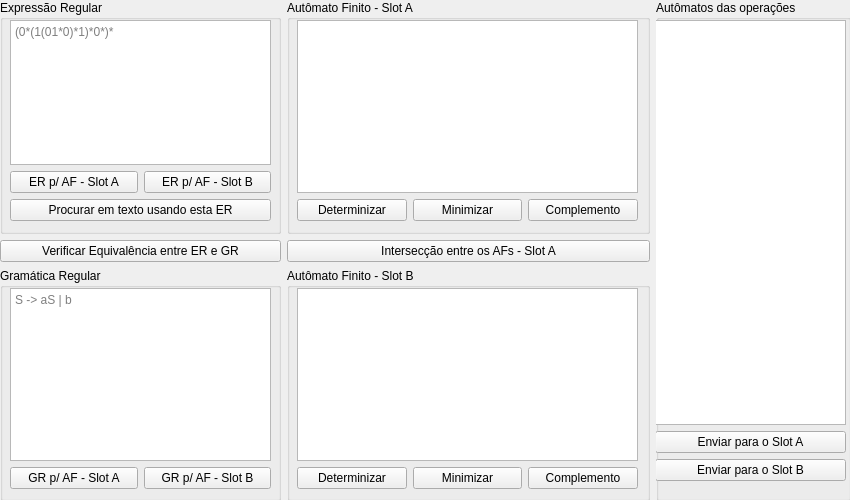
<?xml version="1.0" encoding="UTF-8"?>
<ui version="4.0">
 <class>Form</class>
 <widget class="QWidget" name="Form">
  <property name="geometry">
   <rect>
    <x>0</x>
    <y>0</y>
    <width>850</width>
    <height>500</height>
   </rect>
  </property>
  <property name="minimumSize">
   <size>
    <width>850</width>
    <height>500</height>
   </size>
  </property>
  <property name="maximumSize">
   <size>
    <width>850</width>
    <height>500</height>
   </size>
  </property>
  <property name="windowTitle">
   <string>Formal Language Simulator - Nícolas Pfeifer &amp; Evandro Sasse</string>
  </property>
  <widget class="QWidget" name="horizontalLayoutWidget">
   <property name="geometry">
    <rect>
     <x>0</x>
     <y>0</y>
     <width>851</width>
     <height>501</height>
    </rect>
   </property>
   <layout class="QHBoxLayout" name="horizontalLayout" stretch="40,12">
    <item>
     <layout class="QGridLayout" name="gridLayout" columnstretch="0,62,80">
      <item row="2" column="1">
       <widget class="QPushButton" name="er_equals_gr_btn">
        <property name="text">
         <string>Verificar Equivalência entre ER e GR</string>
        </property>
       </widget>
      </item>
      <item row="2" column="2">
       <widget class="QPushButton" name="int_fa_a_btn">
        <property name="text">
         <string>Intersecção entre os AFs - Slot A</string>
        </property>
       </widget>
      </item>
      <item row="3" column="1">
       <widget class="QGroupBox" name="groupBox_3">
        <property name="title">
         <string>Gramática Regular</string>
        </property>
        <widget class="QWidget" name="verticalLayoutWidget_2">
         <property name="geometry">
          <rect>
           <x>10</x>
           <y>20</y>
           <width>261</width>
           <height>201</height>
          </rect>
         </property>
         <layout class="QVBoxLayout" name="verticalLayout_2">
          <item>
           <widget class="QPlainTextEdit" name="gr_text">
            <property name="placeholderText">
             <string>S -&gt; aS | b </string>
            </property>
           </widget>
          </item>
          <item>
           <layout class="QGridLayout" name="gridLayout_3">
            <item row="0" column="0">
             <widget class="QPushButton" name="gr_fa_a_btn">
              <property name="text">
               <string>GR p/ AF - Slot A</string>
              </property>
             </widget>
            </item>
            <item row="0" column="1">
             <widget class="QPushButton" name="gr_fa_b_btn">
              <property name="text">
               <string>GR p/ AF - Slot B</string>
              </property>
             </widget>
            </item>
           </layout>
          </item>
         </layout>
        </widget>
       </widget>
      </item>
      <item row="1" column="2">
       <widget class="QGroupBox" name="groupBox_2">
        <property name="title">
         <string>Autômato Finito - Slot A</string>
        </property>
        <widget class="QWidget" name="verticalLayoutWidget_3">
         <property name="geometry">
          <rect>
           <x>10</x>
           <y>20</y>
           <width>341</width>
           <height>201</height>
          </rect>
         </property>
         <layout class="QVBoxLayout" name="verticalLayout_3">
          <item>
           <widget class="QTableWidget" name="fa_a_table">
            <property name="editTriggers">
             <set>QAbstractItemView::NoEditTriggers</set>
            </property>
            <property name="alternatingRowColors">
             <bool>true</bool>
            </property>
            <property name="gridStyle">
             <enum>Qt::DashLine</enum>
            </property>
           </widget>
          </item>
          <item>
           <layout class="QGridLayout" name="gridLayout_4">
            <item row="0" column="1">
             <widget class="QPushButton" name="min_fa_a_btn">
              <property name="text">
               <string>Minimizar</string>
              </property>
             </widget>
            </item>
            <item row="0" column="0">
             <widget class="QPushButton" name="det_fa_a_btn">
              <property name="text">
               <string>Determinizar</string>
              </property>
             </widget>
            </item>
            <item row="0" column="2">
             <widget class="QPushButton" name="com_fa_a_btn">
              <property name="text">
               <string>Complemento</string>
              </property>
             </widget>
            </item>
           </layout>
          </item>
         </layout>
        </widget>
       </widget>
      </item>
      <item row="3" column="2">
       <widget class="QGroupBox" name="groupBox_4">
        <property name="title">
         <string>Autômato Finito - Slot B</string>
        </property>
        <widget class="QWidget" name="verticalLayoutWidget_4">
         <property name="geometry">
          <rect>
           <x>10</x>
           <y>20</y>
           <width>341</width>
           <height>201</height>
          </rect>
         </property>
         <layout class="QVBoxLayout" name="verticalLayout_4">
          <item>
           <widget class="QTableWidget" name="fa_b_table"/>
          </item>
          <item>
           <layout class="QGridLayout" name="gridLayout_5">
            <item row="0" column="2">
             <widget class="QPushButton" name="com_fa_b_btn">
              <property name="text">
               <string>Complemento</string>
              </property>
             </widget>
            </item>
            <item row="0" column="1">
             <widget class="QPushButton" name="min_fa_b_btn">
              <property name="text">
               <string>Minimizar</string>
              </property>
             </widget>
            </item>
            <item row="0" column="0">
             <widget class="QPushButton" name="det_fa_b_btn">
              <property name="text">
               <string>Determinizar</string>
              </property>
             </widget>
            </item>
           </layout>
          </item>
         </layout>
        </widget>
       </widget>
      </item>
      <item row="1" column="1">
       <widget class="QGroupBox" name="groupBox">
        <property name="title">
         <string>Expressão Regular</string>
        </property>
        <widget class="QWidget" name="verticalLayoutWidget">
         <property name="geometry">
          <rect>
           <x>10</x>
           <y>20</y>
           <width>261</width>
           <height>201</height>
          </rect>
         </property>
         <layout class="QVBoxLayout" name="verticalLayout">
          <property name="sizeConstraint">
           <enum>QLayout::SetDefaultConstraint</enum>
          </property>
          <item>
           <widget class="QPlainTextEdit" name="er_text">
            <property name="placeholderText">
             <string>(0*(1(01*0)*1)*0*)*</string>
            </property>
           </widget>
          </item>
          <item>
           <layout class="QGridLayout" name="gridLayout_2">
            <item row="0" column="1">
             <widget class="QPushButton" name="er_fa_b_btn">
              <property name="text">
               <string>ER p/ AF - Slot B</string>
              </property>
             </widget>
            </item>
            <item row="0" column="0">
             <widget class="QPushButton" name="er_fa_a_btn">
              <property name="text">
               <string>ER p/ AF - Slot A</string>
              </property>
             </widget>
            </item>
           </layout>
          </item>
          <item>
           <widget class="QPushButton" name="er_search_btn">
            <property name="text">
             <string>Procurar em texto usando esta ER</string>
            </property>
           </widget>
          </item>
         </layout>
        </widget>
       </widget>
      </item>
     </layout>
    </item>
    <item>
     <layout class="QVBoxLayout" name="verticalLayout_5">
      <item>
       <widget class="QGroupBox" name="groupBox_5">
        <property name="title">
         <string>Autômatos das operações</string>
        </property>
        <widget class="QWidget" name="verticalLayoutWidget_6">
         <property name="geometry">
          <rect>
           <x>-1</x>
           <y>20</y>
           <width>191</width>
           <height>461</height>
          </rect>
         </property>
         <layout class="QVBoxLayout" name="verticalLayout_6">
          <item>
           <widget class="QListWidget" name="listWidget"/>
          </item>
          <item>
           <widget class="QPushButton" name="fa_list_a_btn">
            <property name="text">
             <string>Enviar para o Slot A</string>
            </property>
           </widget>
          </item>
          <item>
           <widget class="QPushButton" name="fa_list_b_btn">
            <property name="text">
             <string>Enviar para o Slot B</string>
            </property>
           </widget>
          </item>
         </layout>
        </widget>
       </widget>
      </item>
     </layout>
    </item>
   </layout>
  </widget>
 </widget>
 <resources/>
 <connections/>
</ui>
